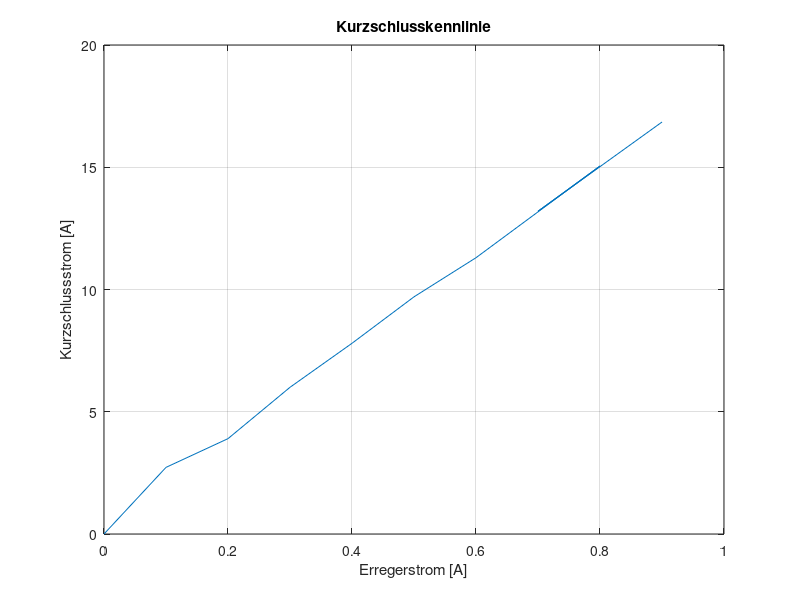

The MATLAB script that drew this image:
clc;
clear;
close all;

ie = [0 0.1   0.2 0.3  0.4  0.5   0.6  0.8   0.7   0.9];
ik = [0 2.725 3.9 6.0  7.8  9.7  11.3 15.05 13.2  16.85];

figure(1);
plot(ie, ik);
xlabel("Erregerstrom [A]");
ylabel("Kurzschlussstrom [A]");
title("Kurzschlusskennlinie");
grid on;
